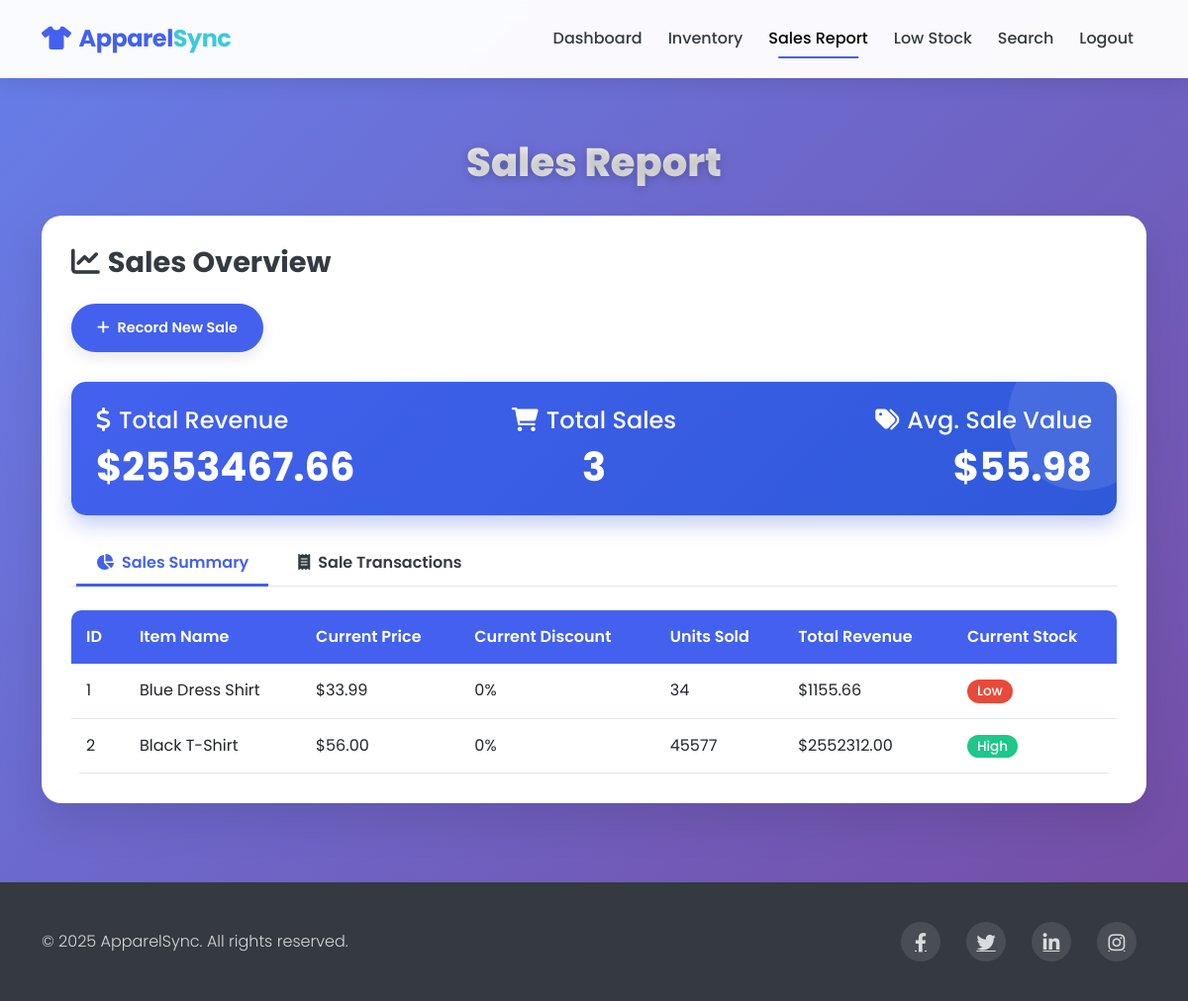
/dashboard/sales_report (signed in), run on an earlier commit of the app's database.
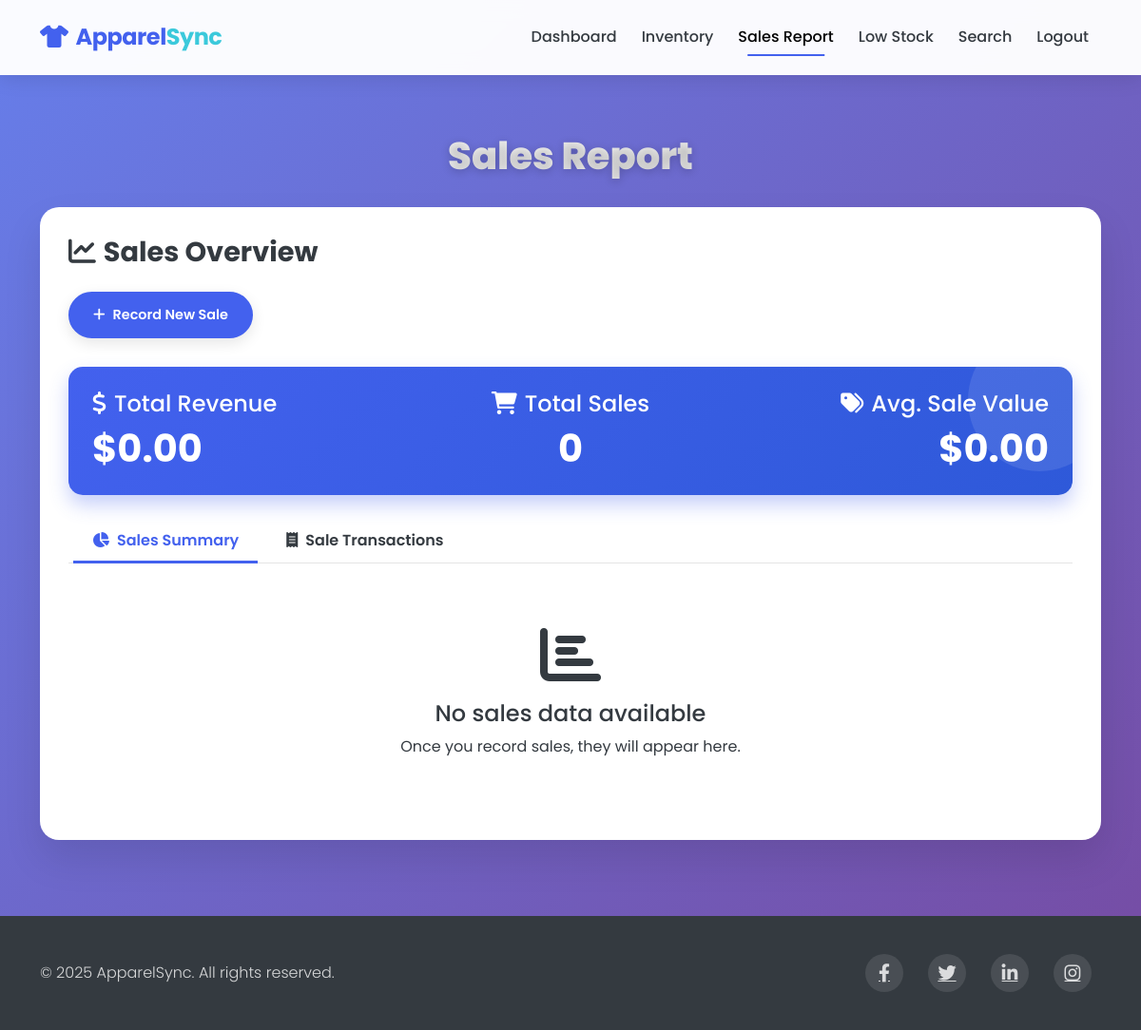
And on a later commit of the database.
### models.py (models this page shows)
class InventoryItem(db.Model):
    id = db.Column(db.Integer, primary_key=True)
    item_name = db.Column(db.String(100), nullable=False)
    quantity = db.Column(db.Integer, nullable=False)
    price = db.Column(db.Float, nullable=False)
    discount = db.Column(db.Float, default=0.0)
    sales = db.relationship('Sale', backref='item', lazy=True)
    low_stock_alerts = db.relationship('LowStock', backref='item', lazy=True)

### routes.py (the view)
@app.route('/dashboard/sales_report', methods=['GET', 'POST'])
@login_required
def sales_report():
    sales = Sale.query.all()
    total_sales = sum(
        (sale.price_at_sale - (sale.price_at_sale * sale.discount_at_sale / 100)) * sale.quantity for sale in sales)
    items_with_sales = []
    for item in InventoryItem.query.all():
        item_sales = Sale.query.filter_by(item_id=item.id).all()
        if item_sales:
            total_quantity = sum(sale.quantity for sale in item_sales)
            total_revenue = sum(
                (sale.price_at_sale - (sale.price_at_sale * sale.discount_at_sale / 100)) * sale.quantity for sale in
                item_sales)
            items_with_sales.append({
                'item': item,
                'total_quantity': total_quantity,
                'total_revenue': total_revenue
            })
    return render_template('sales_report.html', sales=sales, items_with_sales=items_with_sales, total_sales=total_sales)

### app.py (called while the page is built)
@login_manager.user_loader
def load_user(user_id):
    return User.query.get(int(user_id))

### templates/sales_report.html (shortened to what the changed rows need)
<!DOCTYPE html>
<html lang="en">
<head>
    <link href="https://cdn.jsdelivr.net/npm/bootstrap@5.3.0-alpha1/dist/css/bootstrap.min.css" rel="stylesheet">
    <link rel="stylesheet" href="https://cdnjs.cloudflare.com/ajax/libs/font-awesome/6.0.0/css/all.min.css">
</head>
<body>
    <section class="content-section">
        <div class="container">
            <h1 class="page-title">Sales Report</h1>
            <div class="inventory-card">
                <div class="stats-card mb-4">
                    <div class="row align-items-center">
                        <div class="col-md-4">
                            <h4 class="mb-2"><i class="fas fa-dollar-sign me-2"></i>Total Revenue</h4>
                            <h2>${{ "%.2f"|format(total_sales|default(0)) }}</h2>
                        </div>
                        <div class="col-md-4 text-md-center">
                            <h4 class="mb-2"><i class="fas fa-shopping-cart me-2"></i>Total Sales</h4>
                            <h2>{{ sales|default([])|length }}</h2>
                        </div>
                        <div class="col-md-4 text-md-end">
                            <h4 class="mb-2"><i class="fas fa-tags me-2"></i>Avg. Sale Value</h4>
                            {% set total_units = namespace(value=0) %}
                            {% for sale in sales|default([]) %}
                                {% set total_units.value = total_units.value + sale.quantity %}
                            {% endfor %}
                            {% if total_units.value > 0 and (total_sales|default(0)) > 0 %}
                                <h2>${{ "%.2f"|format((total_sales|default(0)) / total_units.value) }}</h2>
                            {% else %}
                                <h2>$0.00</h2>
                            {% endif %}
                        </div>
                    </div>
                </div>
                <div class="tab-content" id="salesTabContent">
                    <div class="tab-pane fade show active" id="summary" role="tabpanel" aria-labelledby="summary-tab">
                        <div class="table-responsive">
                            {% if items_with_sales|default([]) %}
                                <table class="inventory-table">
                                    <thead>
                                        <tr>
                                            <th>ID</th>
                                            <th>Item Name</th>
                                            <th>Current Price</th>
                                            <th>Current Discount</th>
                                            <th>Units Sold</th>
                                            <th>Total Revenue</th>
                                            <th>Current Stock</th>
                                        </tr>
                                    </thead>
                                    <tbody>
                                        {% for item_data in items_with_sales|default([]) %}
                                        <tr>
                                            <td>{{ item_data.item.id }}</td>
                                            <td>{{ item_data.item.item_name }}</td>
                                            <td>${{ "%.2f"|format(item_data.item.price) }}</td>
                                            <td>{{ "%.0f"|format(item_data.item.discount) }}%</td>
                                            <td>{{ item_data.total_quantity }}</td>
                                            <td>${{ "%.2f"|format(item_data.total_revenue) }}</td>
                                            <td>
                                                {% if item_data.item.quantity > 20 %}
                                                    <span class="badge badge-stock badge-high">High</span>
                                                {% elif item_data.item.quantity > 10 %}
                                                    <span class="badge badge-stock badge-medium">Medium</span>
                                                {% else %}
                                                    <span class="badge badge-stock badge-low">Low</span>
                                                {% endif %}
                                            </td>
                                        </tr>
                                        {% endfor %}
                                    </tbody>
                                </table>
                            {% else %}
                                <div class="no-items">
                                    <i class="fas fa-chart-bar fa-4x mb-3"></i>
                                    <h4>No sales data available</h4>
                                    <p>Once you record sales, they will appear here.</p>
                                </div>
                            {% endif %}
                        </div>
                    </div>
                </div>
            </div>
        </div>
    </section>
</body>
</html>

What changed in the data, as far as the page shows it:
removed InventoryItem: item.id "1", item.item_name "Blue Dress Shirt", item.price "33.99", item.discount "0"
removed InventoryItem: item.id "2", item.item_name "Black T-Shirt", item.price "56.00", item.discount "0"
Also different on the page:
{{ "%.2f"|format(total_sales|default(0)) }}: "2553467.66" → "0.00"
{{ sales|default([])|length }}: "3" → "0"
{{ "%.2f"|format((total_sales|default(0)) / total_units.value) }}: "55.98" → (not shown)
text no longer shown: "$ ID Item Name Current Price Current Discount Units Sold Total Revenue Current Stock"
text now shown: "$0.00 No sales data available Once you record sales, they will appear here."
list line gone: "$ % 34 $ 1155.66 Low"
list line gone: "$ % 45577 $ 2552312.00 High"
